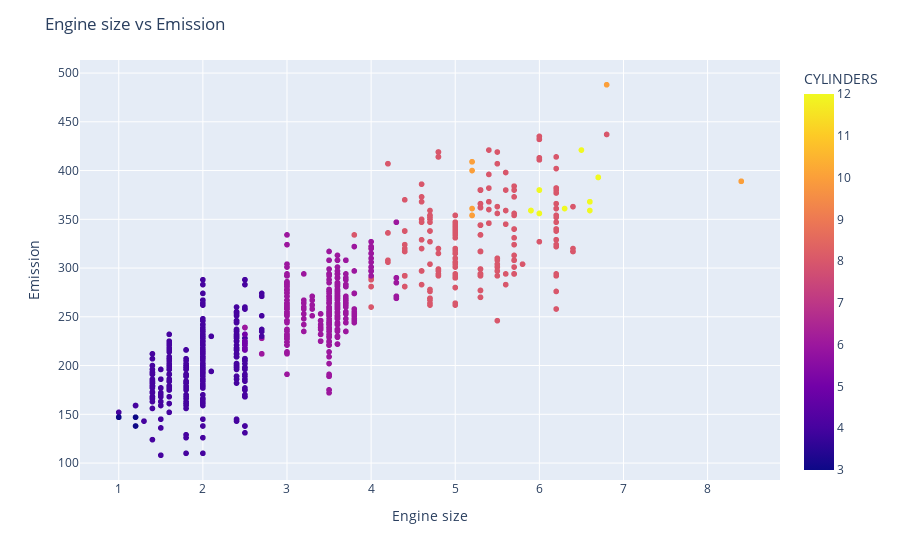

The notebook cell saved with this chart:
### Markdown cell above
Let's plot Emission values with respect to Engine size:

### Code cell
fig = px.scatter(cdf, x="ENGINESIZE", y="CO2EMISSIONS", color="CYLINDERS")
fig.update_layout(
    title="Engine size vs Emission",
    xaxis_title="Engine size",
    yaxis_title="Emission",
)
fig.show()

### Figure 1 — Plotly figure (JSON) as saved in the notebook; plotly's stock layout.template omitted (floating-point values rounded to 4 significant figures; data arrays with more than 128 entries replaced by an {"elided": "..."} marker saying what was removed)
{"data": [{"hovertemplate": "ENGINESIZE=%{x}<br>CO2EMISSIONS=%{y}<br>CYLINDERS=%{marker.color}<extra></extra>", "legendgroup": "", "marker": {"color": {"elided": "1067 int values"}, "coloraxis": "coloraxis", "symbol": "circle"}, "mode": "markers", "name": "", "showlegend": false, "type": "scattergl", "x": {"elided": "1067 float values"}, "xaxis": "x", "y": {"elided": "1067 int values"}, "yaxis": "y"}], "layout": {"coloraxis": {"colorbar": {"title": {"text": "CYLINDERS"}}, "colorscale": [[0, "#0d0887"], [0.1111, "#46039f"], [0.2222, "#7201a8"], [0.3333, "#9c179e"], [0.4444, "#bd3786"], [0.5556, "#d8576b"], [0.6667, "#ed7953"], [0.7778, "#fb9f3a"], [0.8889, "#fdca26"], [1, "#f0f921"]]}, "legend": {"tracegroupgap": 0}, "margin": {"t": 60}, "title": {"text": "Engine size vs Emission"}, "xaxis": {"anchor": "y", "domain": [0, 1], "title": {"text": "Engine size"}}, "yaxis": {"anchor": "x", "domain": [0, 1], "title": {"text": "Emission"}}}}
